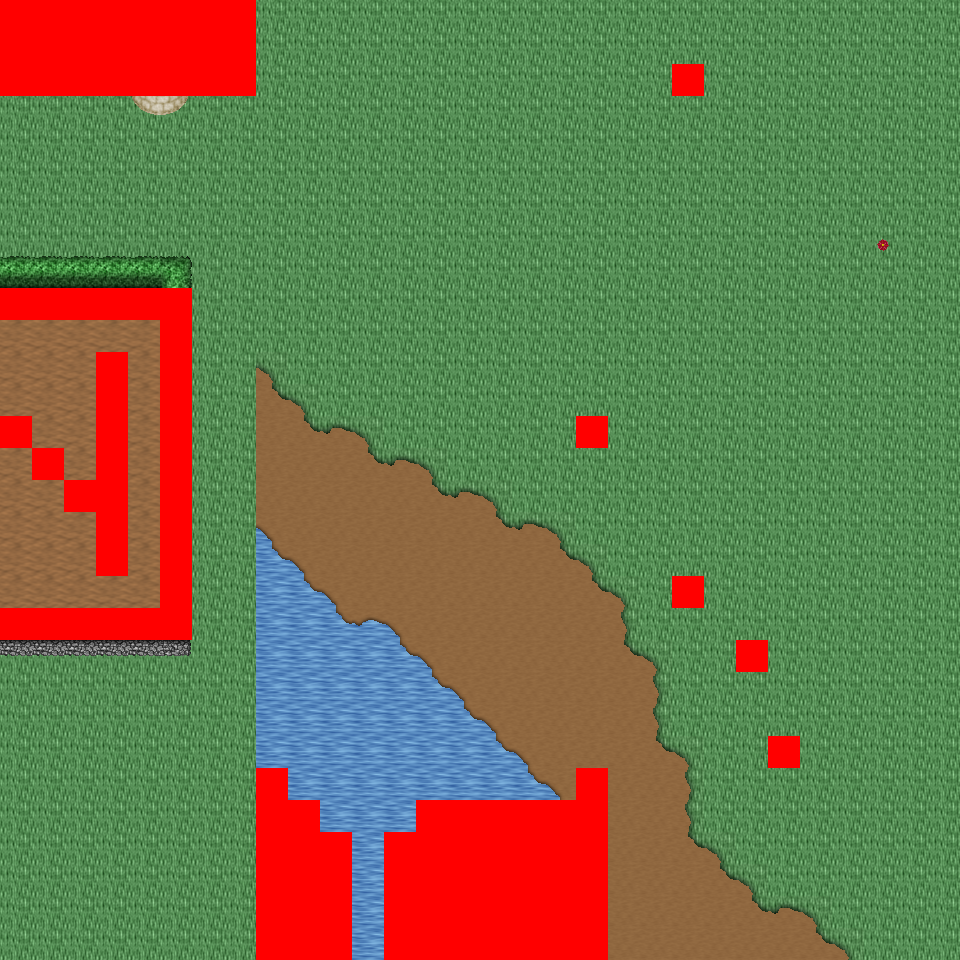

A 2D game scene composited from a Tiled map and its tileset images. What follows is a short description and the map's XML, with each tile layer's data collapsed to a summary:
An orthogonal 30x30 tile map with 32x32 px tiles, 6 tile layers (Ground, Object, Object2, Above, ...), 45 tilesets and 8 objects (8x mapExit).

<map version="1.0" orientation="orthogonal" renderorder="right-down" width="30" height="30" tilewidth="32" tileheight="32" nextobjectid="9">
  <tileset firstgid="1" name="tileset_logic_collision" tilewidth="32" tileheight="32" tilecount="1" columns="1">
    <image source="../drawable/tileset_logic_collision.png" width="32" height="32" />
  </tileset>
  <tileset firstgid="2" name="tileset_ground_ground" tilewidth="32" tileheight="32" tilecount="33" columns="3">
    <image source="../drawable/tileset_ground_ground.png" width="96" height="352" />
  </tileset>
  <tileset firstgid="35" name="tileset_building_castle" tilewidth="32" tileheight="32" tilecount="320" columns="20">
    <image source="../drawable/tileset_building_castle.png" width="640" height="512" />
  </tileset>
  <tileset firstgid="355" name="tileset_item_weapon_cannon" tilewidth="32" tileheight="32" tilecount="12" columns="3">
    <image source="../drawable/tileset_item_weapon_cannon.png" width="96" height="128" />
  </tileset>
  <tileset firstgid="367" name="tileset_item_pot_barrels_1" tilewidth="32" tileheight="32" tilecount="8" columns="4">
    <image source="../drawable/tileset_item_pot_barrels_1.png" width="128" height="64" />
  </tileset>
  <tileset firstgid="375" name="tileset_ground_grass_edges" tilewidth="32" tileheight="32" tilecount="36" columns="12">
    <image source="../drawable/tileset_ground_grass_edges.png" width="384" height="96" />
  </tileset>
  <tileset firstgid="411" name="tileset_ground_grass_corners" tilewidth="32" tileheight="32" tilecount="24" columns="6">
    <image source="../drawable/tileset_ground_grass_corners.png" width="192" height="128" />
  </tileset>
  <tileset firstgid="435" name="tileset_plant_vine" tilewidth="32" tileheight="32" tilecount="3" columns="1">
    <image source="../drawable/tileset_plant_vine.png" width="32" height="96" />
  </tileset>
  <tileset firstgid="438" name="tileset_ground_water_pool" tilewidth="32" tileheight="32" tilecount="72" columns="3">
    <image source="../drawable/tileset_ground_water_pool.png" width="96" height="768" />
  </tileset>
  <tileset firstgid="510" name="tileset_ground_earth_edges" tilewidth="32" tileheight="32" tilecount="18" columns="6">
    <image source="../drawable/tileset_ground_earth_edges.png" width="192" height="96" />
  </tileset>
  <tileset firstgid="528" name="tileset_building_decoration_chimney" tilewidth="32" tileheight="32" tilecount="2" columns="1">
    <image source="../drawable/tileset_building_decoration_chimney.png" width="32" height="64" />
  </tileset>
  <tileset firstgid="530" name="tileset_building_decoration_chimney_big" tilewidth="32" tileheight="32" tilecount="2" columns="1">
    <image source="../drawable/tileset_building_decoration_chimney_big.png" width="32" height="64" />
  </tileset>
  <tileset firstgid="532" name="tileset_plant_tree_fall_trees" tilewidth="32" tileheight="32" tilecount="40" columns="8">
    <image source="../drawable/tileset_plant_tree_fall_trees.png" width="256" height="160" />
  </tileset>
  <tileset firstgid="572" name="tileset_plant_tree_chestnut_tree" tilewidth="32" tileheight="32" tilecount="20" columns="4">
    <image source="../drawable/tileset_plant_tree_chestnut_tree.png" width="128" height="160" />
  </tileset>
  <tileset firstgid="592" name="tileset_plant_bush_hedge" tilewidth="32" tileheight="32" tilecount="35" columns="5">
    <image source="../drawable/tileset_plant_bush_hedge.png" width="160" height="224" />
  </tileset>
  <tileset firstgid="627" name="tileset_item_statue_gazingball_statue" tilewidth="32" tileheight="32" tilecount="12" columns="3">
    <image source="../drawable/tileset_item_statue_gazingball_statue.png" width="96" height="128" />
  </tileset>
  <tileset firstgid="639" name="tileset_plant_flower_red_blue_clusters" tilewidth="32" tileheight="32" tilecount="4" columns="1">
    <image source="../drawable/tileset_plant_flower_red_blue_clusters.png" width="32" height="128" />
  </tileset>
  <tileset firstgid="643" name="tileset_ground_cobbled_paving" tilewidth="32" tileheight="32" tilecount="1" columns="1">
    <image source="../drawable/tileset_ground_cobbled_paving.png" width="32" height="32" />
  </tileset>
  <tileset firstgid="644" name="tileset_furniture_light_lamp_blue" tilewidth="32" tileheight="32" tilecount="3" columns="1">
    <image source="../drawable/tileset_furniture_light_lamp_blue.png" width="32" height="96" />
  </tileset>
  <tileset firstgid="647" name="tileset_light_dim_light_7x5" tilewidth="32" tileheight="32" tilecount="35" columns="7">
    <image source="../drawable/tileset_light_dim_light_7x5.png" width="224" height="160" />
  </tileset>
  <tileset firstgid="682" name="tileset_light_light_5x5" tilewidth="32" tileheight="32" tilecount="25" columns="5">
    <image source="../drawable/tileset_light_light_5x5.png" width="160" height="160" />
  </tileset>
  <tileset firstgid="707" name="tileset_plant_leaves" tilewidth="32" tileheight="32" tilecount="8" columns="4">
    <image source="../drawable/tileset_plant_leaves.png" width="128" height="64" />
  </tileset>
  <tileset firstgid="715" name="tileset_plant_flower_flowers_mixed" tilewidth="32" tileheight="32" tilecount="16" columns="4">
    <image source="../drawable/tileset_plant_flower_flowers_mixed.png" width="128" height="128" />
  </tileset>
  <tileset firstgid="731" name="tileset_plant_bush_large_green" tilewidth="32" tileheight="32" tilecount="9" columns="3">
    <image source="../drawable/tileset_plant_bush_large_green.png" width="96" height="96" />
  </tileset>
  <tileset firstgid="740" name="tileset_plant_bush_hosta" tilewidth="32" tileheight="32" tilecount="9" columns="3">
    <image source="../drawable/tileset_plant_bush_hosta.png" width="96" height="96" />
  </tileset>
  <tileset firstgid="749" name="tileset_item_statue_fairypool" tilewidth="32" tileheight="32" tilecount="16" columns="2">
    <image source="../drawable/tileset_item_statue_fairypool.png" width="64" height="256" />
  </tileset>
  <tileset firstgid="765" name="tileset_item_statue_grey_stone" tilewidth="32" tileheight="32" tilecount="4" columns="2">
    <image source="../drawable/tileset_item_statue_grey_stone.png" width="64" height="64" />
  </tileset>
  <tileset firstgid="769" name="tileset_item_statue_plants_potted_stone" tilewidth="32" tileheight="32" tilecount="6" columns="3">
    <image source="../drawable/tileset_item_statue_plants_potted_stone.png" width="96" height="64" />
  </tileset>
  <tileset firstgid="775" name="tileset_plant_flower_daisy_blue" tilewidth="32" tileheight="32" tilecount="8" columns="2">
    <image source="../drawable/tileset_plant_flower_daisy_blue.png" width="64" height="128" />
  </tileset>
  <tileset firstgid="783" name="tileset_plant_flower_daisy_red" tilewidth="32" tileheight="32" tilecount="8" columns="2">
    <image source="../drawable/tileset_plant_flower_daisy_red.png" width="64" height="128" />
  </tileset>
  <tileset firstgid="791" name="tileset_plant_flower_daisy_white" tilewidth="32" tileheight="32" tilecount="8" columns="2">
    <image source="../drawable/tileset_plant_flower_daisy_white.png" width="64" height="128" />
  </tileset>
  <tileset firstgid="799" name="tileset_plant_flower_daisy_yellow" tilewidth="32" tileheight="32" tilecount="8" columns="2">
    <image source="../drawable/tileset_plant_flower_daisy_yellow.png" width="64" height="128" />
  </tileset>
  <tileset firstgid="807" name="tileset_furniture_chair_bench_white" tilewidth="32" tileheight="32" tilecount="8" columns="2">
    <image source="../drawable/tileset_furniture_chair_bench_white.png" width="64" height="128" />
  </tileset>
  <tileset firstgid="815" name="tileset_plant_bush_bricked_bushes" tilewidth="32" tileheight="32" tilecount="6" columns="2">
    <image source="../drawable/tileset_plant_bush_bricked_bushes.png" width="64" height="96" />
  </tileset>
  <tileset firstgid="821" name="tileset_plant_stump_small_stump" tilewidth="32" tileheight="32" tilecount="4" columns="2">
    <image source="../drawable/tileset_plant_stump_small_stump.png" width="64" height="64" />
  </tileset>
  <tileset firstgid="825" name="tileset_item_firewood" tilewidth="32" tileheight="32" tilecount="12" columns="3">
    <image source="../drawable/tileset_item_firewood.png" width="96" height="128" />
  </tileset>
  <tileset firstgid="837" name="tileset_item_campfires" tilewidth="32" tileheight="32" tilecount="2" columns="2">
    <image source="../drawable/tileset_item_campfires.png" width="64" height="32" />
  </tileset>
  <tileset firstgid="839" name="tileset_building_wall_int_sandstone" tilewidth="32" tileheight="32" tilecount="15" columns="3">
    <image source="../drawable/tileset_building_wall_int_sandstone.png" width="96" height="160" />
  </tileset>
  <tileset firstgid="854" name="tileset_logic_creature_rodent" tilewidth="32" tileheight="32" tilecount="8" columns="8">
    <image source="../drawable/tileset_logic_creature_rodent.png" width="256" height="32" />
  </tileset>
  <tileset firstgid="862" name="tileset_ground_ground_3" tilewidth="32" tileheight="32" tilecount="5" columns="5">
    <image source="../drawable/tileset_ground_ground_3.png" width="160" height="32" />
  </tileset>
  <tileset firstgid="867" name="tileset_building_cottage" tilewidth="32" tileheight="32" tilecount="256" columns="16">
    <image source="../drawable/tileset_building_cottage.png" width="512" height="512" />
  </tileset>
  <tileset firstgid="1123" name="tileset_building_roof_thatched_roof" tilewidth="32" tileheight="32" tilecount="256" columns="16">
    <image source="../drawable/tileset_building_roof_thatched_roof.png" width="512" height="512" />
  </tileset>
  <tileset firstgid="1379" name="tileset_building_door_doors" tilewidth="32" tileheight="32" tilecount="256" columns="16">
    <image source="../drawable/tileset_building_door_doors.png" width="512" height="512" />
  </tileset>
  <tileset firstgid="1635" name="tileset_building_window_windows" tilewidth="32" tileheight="32" tilecount="256" columns="16">
    <image source="../drawable/tileset_building_window_windows.png" width="512" height="512" />
  </tileset>
  <tileset firstgid="1891" name="tileset_logic_portal" tilewidth="32" tileheight="32" tilecount="24" columns="8">
    <image source="../drawable/tileset_logic_portal.png" width="256" height="96" />
  </tileset>
  <layer name="Ground" width="30" height="30">
    <data>[900 cells, 900 non-empty, 12 distinct tile ids]</data>
  </layer>
  <layer name="Object" width="30" height="30">
    <data>[900 cells, 133 non-empty, 37 distinct tile ids]</data>
  </layer>
  <layer name="Object2" width="30" height="30">
    <data>[900 cells, 2 non-empty, 2 distinct tile ids]</data>
  </layer>
  <layer name="Above" width="30" height="30">
    <data>[900 cells, 6 non-empty, 2 distinct tile ids]</data>
  </layer>
  <layer name="Above2" width="30" height="30">
    <data>[900 cells, 0 non-empty, 0 distinct tile ids]</data>
  </layer>
  <layer name="Walkable" width="30" height="30">
    <data>[900 cells, 110 non-empty, 1 distinct tile ids]</data>
  </layer>
  <objectgroup name="MapEvents">
    <object id="1" name="north" type="mapExit" x="256" y="0" width="704" height="32">
      <properties>
        <property name="map" value="level_0_x21_y61" />
        <property name="x" value="8" />
        <property name="y" value="28" />
      </properties>
    </object>
    <object id="2" name="south" type="mapExit" x="0" y="928" width="256" height="32">
      <properties>
        <property name="map" value="level_0_x21_y63" />
        <property name="x" value="0" />
        <property name="y" value="1" />
      </properties>
    </object>
    <object id="3" name="south2" type="mapExit" x="352" y="928" width="32" height="32">
      <properties>
        <property name="map" value="level_0_x21_y63" />
        <property name="x" value="11" />
        <property name="y" value="1" />
      </properties>
    </object>
    <object id="4" name="south3" type="mapExit" x="608" y="928" width="352" height="32">
      <properties>
        <property name="map" value="level_0_x21_y63" />
        <property name="x" value="19" />
        <property name="y" value="1" />
      </properties>
    </object>
    <object id="5" name="west" type="mapExit" x="0" y="96" width="32" height="192">
      <properties>
        <property name="map" value="level_0_x20_y62" />
        <property name="x" value="28" />
        <property name="y" value="3" />
      </properties>
    </object>
    <object id="6" name="west2" type="mapExit" x="0" y="320" width="32" height="96">
      <properties>
        <property name="map" value="level_0_x20_y62" />
        <property name="x" value="28" />
        <property name="y" value="10" />
      </properties>
    </object>
    <object id="7" name="west3" type="mapExit" x="0" y="448" width="32" height="160">
      <properties>
        <property name="map" value="level_0_x20_y62" />
        <property name="x" value="28" />
        <property name="y" value="14" />
      </properties>
    </object>
    <object id="8" name="west4" type="mapExit" x="0" y="640" width="32" height="320">
      <properties>
        <property name="map" value="level_0_x20_y62" />
        <property name="x" value="28" />
        <property name="y" value="20" />
      </properties>
    </object>
  </objectgroup>
</map>
